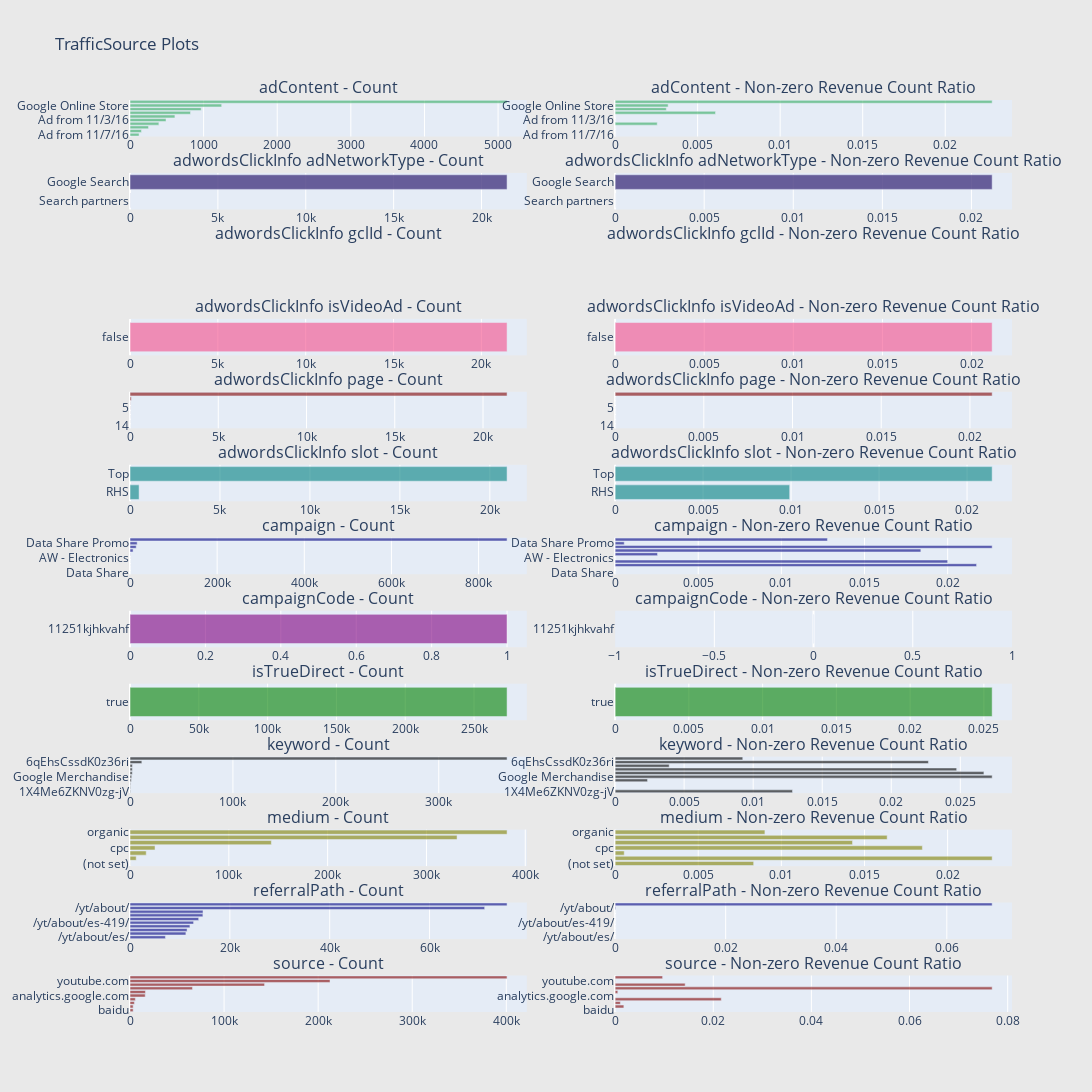

Notebook code cell kept with this figure:
### Markdown cell above
from geoNetwork-related data we see:

1.City: New York has higher percentage of non-zero revenue counts.

2.Continent: we can see that America has both higher number of counts as well as highest percentage of non-zero revenue counts. Though Asia and Europe has high number of counts, the percentage of non-zero revenue counts from these continents are comparatively low.

3.If the network domain is "unknown.unknown" rather than "(not set)", then the number of counts with non-zero revenue tend to be lower.

### Code cell
import plotly.graph_objs as go
from plotly.subplots import make_subplots
import plotly.offline as py

def horizontal_bar_chart(cnt_srs, color):
    trace = go.Bar(
        y=cnt_srs.index[::-1],
        x=cnt_srs.values[::-1],
        showlegend=False,
        orientation='h',
        marker=dict(
            color=color,
        ),
    )
    return trace

# TrafficSource adContent
cnt_srs_adcontent = train_df.groupby('trafficSource.adContent')['totals.transactionRevenue'].agg(['size', 'count', 'mean'])
cnt_srs_adcontent.columns = ["count", "count of non-zero revenue", "mean"]
cnt_srs_adcontent = cnt_srs_adcontent.sort_values(by="count", ascending=False)
trace1 = horizontal_bar_chart(cnt_srs_adcontent["count"].head(10), 'rgba(50, 171, 96, 0.6)')
trace2 = horizontal_bar_chart(cnt_srs_adcontent["count of non-zero revenue"].head(10) / cnt_srs_adcontent["count"].head(10), 'rgba(50, 171, 96, 0.6)')

# TrafficSource adwordsClickInfo adNetworkType
cnt_srs_adnetworktype = train_df.groupby('trafficSource.adwordsClickInfo.adNetworkType')['totals.transactionRevenue'].agg(['size', 'count', 'mean'])
cnt_srs_adnetworktype.columns = ["count", "count of non-zero revenue", "mean"]
cnt_srs_adnetworktype = cnt_srs_adnetworktype.sort_values(by="count", ascending=False)
trace3 = horizontal_bar_chart(cnt_srs_adnetworktype["count"].head(10), 'rgba(71, 58, 131, 0.8)')
trace4 = horizontal_bar_chart(cnt_srs_adnetworktype["count of non-zero revenue"].head(10) / cnt_srs_adnetworktype["count"].head(10), 'rgba(71, 58, 131, 0.8)')

# TrafficSource adwordsClickInfo gclId
cnt_srs_gclid = train_df.groupby('trafficSource.adwordsClickInfo.gclId')['totals.transactionRevenue'].agg(['size', 'count', 'mean'])
cnt_srs_gclid.columns = ["count", "count of non-zero revenue", "mean"]
cnt_srs_gclid = cnt_srs_gclid.sort_values(by="count", ascending=False)
trace5 = horizontal_bar_chart(cnt_srs_gclid["count"].head(10), 'rgba(255, 123, 22, 0.6)')
trace6 = horizontal_bar_chart(cnt_srs_gclid["count of non-zero revenue"].head(10) / cnt_srs_gclid["count"].head(10), 'rgba(255, 123, 22, 0.6)')

# TrafficSource adwordsClickInfo isVideoAd
cnt_srs_isvideoad = train_df.groupby('trafficSource.adwordsClickInfo.isVideoAd')['totals.transactionRevenue'].agg(['size', 'count', 'mean'])
cnt_srs_isvideoad.columns = ["count", "count of non-zero revenue", "mean"]
cnt_srs_isvideoad = cnt_srs_isvideoad.sort_values(by="count", ascending=False)
trace7 = horizontal_bar_chart(cnt_srs_isvideoad["count"].head(10), 'rgba(246, 78, 139, 0.6)')
trace8 = horizontal_bar_chart(cnt_srs_isvideoad["count of non-zero revenue"].head(10) / cnt_srs_isvideoad["count"].head(10), 'rgba(246, 78, 139, 0.6)')

# TrafficSource adwordsClickInfo page
cnt_srs_adpage = train_df.groupby('trafficSource.adwordsClickInfo.page')['totals.transactionRevenue'].agg(['size', 'count', 'mean'])
cnt_srs_adpage.columns = ["count", "count of non-zero revenue", "mean"]
cnt_srs_adpage = cnt_srs_adpage.sort_values(by="count", ascending=False)
trace9 = horizontal_bar_chart(cnt_srs_adpage["count"].head(10), 'rgba(128, 0, 0, 0.6)')
trace10 = horizontal_bar_chart(cnt_srs_adpage["count of non-zero revenue"].head(10) / cnt_srs_adpage["count"].head(10), 'rgba(128, 0, 0, 0.6)')

# TrafficSource adwordsClickInfo slot
cnt_srs_adslot = train_df.groupby('trafficSource.adwordsClickInfo.slot')['totals.transactionRevenue'].agg(['size', 'count', 'mean'])
cnt_srs_adslot.columns = ["count", "count of non-zero revenue", "mean"]
cnt_srs_adslot = cnt_srs_adslot.sort_values(by="count", ascending=False)
trace11 = horizontal_bar_chart(cnt_srs_adslot["count"].head(10), 'rgba(0, 128, 128, 0.6)')
trace12 = horizontal_bar_chart(cnt_srs_adslot["count of non-zero revenue"].head(10) / cnt_srs_adslot["count"].head(10), 'rgba(0, 128, 128, 0.6)')

# TrafficSource campaign
cnt_srs_campaign = train_df.groupby('trafficSource.campaign')['totals.transactionRevenue'].agg(['size', 'count', 'mean'])
cnt_srs_campaign.columns = ["count", "count of non-zero revenue", "mean"]
cnt_srs_campaign = cnt_srs_campaign.sort_values(by="count", ascending=False)
trace13 = horizontal_bar_chart(cnt_srs_campaign["count"].head(10), 'rgba(0, 0, 128, 0.6)')
trace14 = horizontal_bar_chart(cnt_srs_campaign["count of non-zero revenue"].head(10) / cnt_srs_campaign["count"].head(10), 'rgba(0, 0, 128, 0.6)')

# TrafficSource campaignCode
cnt_srs_campaigncode = train_df.groupby('trafficSource.campaignCode')['totals.transactionRevenue'].agg(['size', 'count', 'mean'])
cnt_srs_campaigncode.columns = ["count", "count of non-zero revenue", "mean"]
cnt_srs_campaigncode = cnt_srs_campaigncode.sort_values(by="count", ascending=False)
trace15 = horizontal_bar_chart(cnt_srs_campaigncode["count"].head(10), 'rgba(128, 0, 128, 0.6)')
trace16 = horizontal_bar_chart(cnt_srs_campaigncode["count of non-zero revenue"].head(10) / cnt_srs_campaigncode["count"].head(10), 'rgba(128, 0, 128, 0.6)')

# TrafficSource isTrueDirect
cnt_srs_istrue = train_df.groupby('trafficSource.isTrueDirect')['totals.transactionRevenue'].agg(['size', 'count', 'mean'])
cnt_srs_istrue.columns = ["count", "count of non-zero revenue", "mean"]
cnt_srs_istrue = cnt_srs_istrue.sort_values(by="count", ascending=False)
trace17 = horizontal_bar_chart(cnt_srs_istrue["count"].head(10), 'rgba(0, 128, 0, 0.6)')
trace18 = horizontal_bar_chart(cnt_srs_istrue["count of non-zero revenue"].head(10) / cnt_srs_istrue["count"].head(10), 'rgba(0, 128, 0, 0.6)')

# TrafficSource keyword
cnt_srs_keyword = train_df.groupby('trafficSource.keyword')['totals.transactionRevenue'].agg(['size', 'count', 'mean'])
cnt_srs_keyword.columns = ["count", "count of non-zero revenue", "mean"]
cnt_srs_keyword = cnt_srs_keyword.sort_values(by="count", ascending=False)
trace19 = horizontal_bar_chart(cnt_srs_keyword["count"].head(10), 'rgba(0, 0, 0, 0.6)')
trace20 = horizontal_bar_chart(cnt_srs_keyword["count of non-zero revenue"].head(10) / cnt_srs_keyword["count"].head(10), 'rgba(0, 0, 0, 0.6)')

# TrafficSource medium
cnt_srs_medium = train_df.groupby('trafficSource.medium')['totals.transactionRevenue'].agg(['size', 'count', 'mean'])
cnt_srs_medium.columns = ["count", "count of non-zero revenue", "mean"]
cnt_srs_medium = cnt_srs_medium.sort_values(by="count", ascending=False)
trace21 = horizontal_bar_chart(cnt_srs_medium["count"].head(10), 'rgba(128, 128, 0, 0.6)')
trace22 = horizontal_bar_chart(cnt_srs_medium["count of non-zero revenue"].head(10) / cnt_srs_medium["count"].head(10), 'rgba(128, 128, 0, 0.6)')

# TrafficSource referralPath
cnt_srs_referral = train_df.groupby('trafficSource.referralPath')['totals.transactionRevenue'].agg(['size', 'count', 'mean'])
cnt_srs_referral.columns = ["count", "count of non-zero revenue", "mean"]
cnt_srs_referral = cnt_srs_referral.sort_values(by="count", ascending=False)
trace23 = horizontal_bar_chart(cnt_srs_referral["count"].head(10), 'rgba(0, 0, 128, 0.6)')
trace24 = horizontal_bar_chart(cnt_srs_referral["count of non-zero revenue"].head(10) / cnt_srs_referral["count"].head(10), 'rgba(0, 0, 128, 0.6)')

# TrafficSource source
cnt_srs_source = train_df.groupby('trafficSource.source')['totals.transactionRevenue'].agg(['size', 'count', 'mean'])
cnt_srs_source.columns = ["count", "count of non-zero revenue", "mean"]
cnt_srs_source = cnt_srs_source.sort_values(by="count", ascending=False)
trace25 = horizontal_bar_chart(cnt_srs_source["count"].head(10), 'rgba(128, 0, 0, 0.6)')
trace26 = horizontal_bar_chart(cnt_srs_source["count of non-zero revenue"].head(10) / cnt_srs_source["count"].head(10), 'rgba(128, 0, 0, 0.6)')

# Creating a subplot with 13 rows and 2 columns
fig = make_subplots(rows=13, cols=2, vertical_spacing=0.04, 
                    subplot_titles=["adContent - Count", "adContent - Non-zero Revenue Count Ratio",
                                    "adwordsClickInfo adNetworkType - Count", "adwordsClickInfo adNetworkType - Non-zero Revenue Count Ratio",
                                    "adwordsClickInfo gclId - Count", "adwordsClickInfo gclId - Non-zero Revenue Count Ratio",
                                    "adwordsClickInfo isVideoAd - Count", "adwordsClickInfo isVideoAd - Non-zero Revenue Count Ratio",
                                    "adwordsClickInfo page - Count", "adwordsClickInfo page - Non-zero Revenue Count Ratio",
                                    "adwordsClickInfo slot - Count", "adwordsClickInfo slot - Non-zero Revenue Count Ratio",
                                    "campaign - Count", "campaign - Non-zero Revenue Count Ratio",
                                    "campaignCode - Count", "campaignCode - Non-zero Revenue Count Ratio",
                                    "isTrueDirect - Count", "isTrueDirect - Non-zero Revenue Count Ratio",
                                    "keyword - Count", "keyword - Non-zero Revenue Count Ratio",
                                    "medium - Count", "medium - Non-zero Revenue Count Ratio",
                                    "referralPath - Count", "referralPath - Non-zero Revenue Count Ratio",
                                    "source - Count", "source - Non-zero Revenue Count Ratio"])

# Adding traces to the subplot
fig.add_trace(trace1, row=1, col=1)
fig.add_trace(trace2, row=1, col=2)
fig.add_trace(trace3, row=2, col=1)
fig.add_trace(trace4, row=2, col=2)
#fig.add_trace(trace5, row=3, col=1)
#fig.add_trace(trace6, row=3, col=2)
fig.add_trace(trace7, row=4, col=1)
fig.add_trace(trace8, row=4, col=2)
fig.add_trace(trace9, row=5, col=1)
fig.add_trace(trace10, row=5, col=2)
fig.add_trace(trace11, row=6, col=1)
fig.add_trace(trace12, row=6, col=2)
fig.add_trace(trace13, row=7, col=1)
fig.add_trace(trace14, row=7, col=2)
fig.add_trace(trace15, row=8, col=1)
fig.add_trace(trace16, row=8, col=2)
fig.add_trace(trace17, row=9, col=1)
fig.add_trace(trace18, row=9, col=2)
fig.add_trace(trace19, row=10, col=1)
fig.add_trace(trace20, row=10, col=2)
fig.add_trace(trace21, row=11, col=1)
fig.add_trace(trace22, row=11, col=2)
fig.add_trace(trace23, row=12, col=1)
fig.add_trace(trace24, row=12, col=2)
fig.add_trace(trace25, row=13, col=1)
fig.add_trace(trace26, row=13, col=2)

# Updating layout
fig.update_layout(height=3000, width=1200, paper_bgcolor='rgb(233,233,233)', title="TrafficSource Plots")

# Displaying the plot
py.iplot(fig, filename='trafficsource-plots')

### Figure 1 — Plotly figure (JSON) as saved in the notebook; plotly's stock layout.template omitted (floating-point values rounded to 4 significant figures)
{"data": [{"marker": {"color": "rgba(50, 171, 96, 0.6)"}, "orientation": "h", "showlegend": false, "type": "bar", "x": [123, 155, 251, 392, 489, 610, 822, 967, 1245, 5122], "xaxis": "x", "y": ["Ad from 11/7/16", "{KeyWord:Google Merchandise}", "{KeyWord:Google Brand Items}", "Display Ad created 3/11/15", "Ad from 11/3/16", "Ad from 12/13/16", "Full auto ad IMAGE ONLY", "Display Ad created 3/11/14", "Google Online Store", "Google Merchandise Collection"], "yaxis": "y"}, {"marker": {"color": "rgba(50, 171, 96, 0.6)"}, "orientation": "h", "showlegend": false, "type": "bar", "x": [0, 0, 0, 0.002551, 0, 0, 0.006083, 0.003102, 0.003213, 0.02284], "xaxis": "x2", "y": ["Ad from 11/7/16", "{KeyWord:Google Merchandise}", "{KeyWord:Google Brand Items}", "Display Ad created 3/11/15", "Ad from 11/3/16", "Ad from 12/13/16", "Full auto ad IMAGE ONLY", "Display Ad created 3/11/14", "Google Online Store", "Google Merchandise Collection"], "yaxis": "y2"}, {"marker": {"color": "rgba(71, 58, 131, 0.8)"}, "orientation": "h", "showlegend": false, "type": "bar", "x": [7, 21453], "xaxis": "x3", "y": ["Search partners", "Google Search"], "yaxis": "y3"}, {"marker": {"color": "rgba(71, 58, 131, 0.8)"}, "orientation": "h", "showlegend": false, "type": "bar", "x": [0, 0.02116], "xaxis": "x4", "y": ["Search partners", "Google Search"], "yaxis": "y4"}, {"marker": {"color": "rgba(246, 78, 139, 0.6)"}, "orientation": "h", "showlegend": false, "type": "bar", "x": [21460], "xaxis": "x7", "y": [false], "yaxis": "y7"}, {"marker": {"color": "rgba(246, 78, 139, 0.6)"}, "orientation": "h", "showlegend": false, "type": "bar", "x": [0.02116], "xaxis": "x8", "y": [false], "yaxis": "y8"}, {"marker": {"color": "rgba(128, 0, 0, 0.6)"}, "orientation": "h", "showlegend": false, "type": "bar", "x": [1, 2, 2, 3, 7, 10, 73, 21362], "xaxis": "x9", "y": ["14", "9", "4", "7", "5", "3", "2", "1"], "yaxis": "y9"}, {"marker": {"color": "rgba(128, 0, 0, 0.6)"}, "orientation": "h", "showlegend": false, "type": "bar", "x": [0, 0, 0, 0, 0, 0, 0, 0.02125], "xaxis": "x10", "y": ["14", "9", "4", "7", "5", "3", "2", "1"], "yaxis": "y10"}, {"marker": {"color": "rgba(0, 128, 128, 0.6)"}, "orientation": "h", "showlegend": false, "type": "bar", "x": [504, 20956], "xaxis": "x11", "y": ["RHS", "Top"], "yaxis": "y11"}, {"marker": {"color": "rgba(0, 128, 128, 0.6)"}, "orientation": "h", "showlegend": false, "type": "bar", "x": [0.009921, 0.02143], "xaxis": "x12", "y": ["RHS", "Top"], "yaxis": "y12"}, {"marker": {"color": "rgba(0, 0, 128, 0.6)"}, "orientation": "h", "showlegend": false, "type": "bar", "x": [1, 4, 46, 50, 96, 392, 7070, 14244, 16403, 865347], "xaxis": "x13", "y": ["Data Share", "All Products", "AW - Apparel", "Retail (DO NOT EDIT owners nophakun and tianyu)", "AW - Electronics", "test-liyuhz", "AW - Accessories", "AW - Dynamic Search Ads Whole Site", "Data Share Promo", "(not set)"], "yaxis": "y13"}, {"marker": {"color": "rgba(0, 0, 128, 0.6)"}, "orientation": "h", "showlegend": false, "type": "bar", "x": [0, 0, 0.02174, 0.02, 0, 0.002551, 0.01839, 0.02268, 0.0005487, 0.01277], "xaxis": "x14", "y": ["Data Share", "All Products", "AW - Apparel", "Retail (DO NOT EDIT owners nophakun and tianyu)", "AW - Electronics", "test-liyuhz", "AW - Accessories", "AW - Dynamic Search Ads Whole Site", "Data Share Promo", "(not set)"], "yaxis": "y14"}, {"marker": {"color": "rgba(128, 0, 128, 0.6)"}, "orientation": "h", "showlegend": false, "type": "bar", "x": [1], "xaxis": "x15", "y": ["11251kjhkvahf"], "yaxis": "y15"}, {"marker": {"color": "rgba(128, 0, 128, 0.6)"}, "orientation": "h", "showlegend": false, "type": "bar", "x": [0], "xaxis": "x16", "y": ["11251kjhkvahf"], "yaxis": "y16"}, {"marker": {"color": "rgba(0, 128, 0, 0.6)"}, "orientation": "h", "showlegend": false, "type": "bar", "x": [274005], "xaxis": "x17", "y": [true], "yaxis": "y17"}, {"marker": {"color": "rgba(0, 128, 0, 0.6)"}, "orientation": "h", "showlegend": false, "type": "bar", "x": [0.02556], "xaxis": "x18", "y": [true], "yaxis": "y18"}, {"marker": {"color": "rgba(0, 0, 0, 0.6)"}, "orientation": "h", "showlegend": false, "type": "bar", "x": [467, 489, 568, 1277, 1648, 2209, 2264, 2298, 11503, 366363], "xaxis": "x19", "y": ["1X4Me6ZKNV0zg-jV", "(User vertical targeting)", "youtube", "google store", "Google Merchandise", "google merchandise store", "1hZbAqLCbjwfgOH7", "(Remarketing/Content targeting)", "6qEhsCssdK0z36ri", "(not provided)"], "yaxis": "y19"}, {"marker": {"color": "rgba(0, 0, 0, 0.6)"}, "orientation": "h", "showlegend": false, "type": "bar", "x": [0.01285, 0, 0, 0.002349, 0.02731, 0.02671, 0.02473, 0.003916, 0.02269, 0.009245], "xaxis": "x20", "y": ["1X4Me6ZKNV0zg-jV", "(User vertical targeting)", "youtube", "google store", "Google Merchandise", "google merchandise store", "1hZbAqLCbjwfgOH7", "(Remarketing/Content targeting)", "6qEhsCssdK0z36ri", "(not provided)"], "yaxis": "y20"}, {"marker": {"color": "rgba(128, 128, 0, 0.6)"}, "orientation": "h", "showlegend": false, "type": "bar", "x": [120, 6262, 16403, 25326, 143026, 330955, 381561], "xaxis": "x21", "y": ["(not set)", "cpm", "affiliate", "cpc", "(none)", "referral", "organic"], "yaxis": "y21"}, {"marker": {"color": "rgba(128, 128, 0, 0.6)"}, "orientation": "h", "showlegend": false, "type": "bar", "x": [0.008333, 0.02268, 0.0005487, 0.01848, 0.01428, 0.01636, 0.00901], "xaxis": "x22", "y": ["(not set)", "cpm", "affiliate", "cpc", "(none)", "referral", "organic"], "yaxis": "y22"}, {"marker": {"color": "rgba(0, 0, 128, 0.6)"}, "orientation": "h", "showlegend": false, "type": "bar", "x": [7092, 11193, 11430, 12003, 12735, 13753, 14599, 14620, 71036, 75523], "xaxis": "x23", "y": ["/yt/about/es/", "/yt/about/ru/", "/yt/about/th/", "/yt/about/pt-BR/", "/yt/about/es-419/", "/yt/about/vi/", "/yt/about/tr/", "/analytics/web/", "/yt/about/", "/"], "yaxis": "y23"}, {"marker": {"color": "rgba(0, 0, 128, 0.6)"}, "orientation": "h", "showlegend": false, "type": "bar", "x": [0, 0, 0, 0, 0, 0, 0, 0, 0.0001126, 0.0682], "xaxis": "x24", "y": ["/yt/about/es/", "/yt/about/ru/", "/yt/about/th/", "/yt/about/pt-BR/", "/yt/about/es-419/", "/yt/about/vi/", "/yt/about/tr/", "/analytics/web/", "/yt/about/", "/"], "yaxis": "y24"}, {"marker": {"color": "rgba(128, 0, 0, 0.6)"}, "orientation": "h", "showlegend": false, "type": "bar", "x": [3356, 3365, 4669, 5686, 16172, 16411, 66416, 143028, 212602, 400788], "xaxis": "x25", "y": ["baidu", "m.facebook.com", "google.com", "dfa", "analytics.google.com", "Partners", "mall.googleplex.com", "(direct)", "youtube.com", "google"], "yaxis": "y25"}, {"marker": {"color": "rgba(128, 0, 0, 0.6)"}, "orientation": "h", "showlegend": false, "type": "bar", "x": [0, 0.001783, 0.001071, 0.02163, 0, 0.0005484, 0.07683, 0.01428, 5.174e-05, 0.009678], "xaxis": "x26", "y": ["baidu", "m.facebook.com", "google.com", "dfa", "analytics.google.com", "Partners", "mall.googleplex.com", "(direct)", "youtube.com", "google"], "yaxis": "y26"}], "layout": {"annotations": [{"font": {"size": 16}, "showarrow": false, "text": "adContent - Count", "x": 0.225, "xanchor": "center", "xref": "paper", "y": 1, "yanchor": "bottom", "yref": "paper"}, {"font": {"size": 16}, "showarrow": false, "text": "adContent - Non-zero Revenue Count Ratio", "x": 0.775, "xanchor": "center", "xref": "paper", "y": 1, "yanchor": "bottom", "yref": "paper"}, {"font": {"size": 16}, "showarrow": false, "text": "adwordsClickInfo adNetworkType - Count", "x": 0.225, "xanchor": "center", "xref": "paper", "y": 0.92, "yanchor": "bottom", "yref": "paper"}, {"font": {"size": 16}, "showarrow": false, "text": "adwordsClickInfo adNetworkType - Non-zero Revenue Count Ratio", "x": 0.775, "xanchor": "center", "xref": "paper", "y": 0.92, "yanchor": "bottom", "yref": "paper"}, {"font": {"size": 16}, "showarrow": false, "text": "adwordsClickInfo gclId - Count", "x": 0.225, "xanchor": "center", "xref": "paper", "y": 0.84, "yanchor": "bottom", "yref": "paper"}, {"font": {"size": 16}, "showarrow": false, "text": "adwordsClickInfo gclId - Non-zero Revenue Count Ratio", "x": 0.775, "xanchor": "center", "xref": "paper", "y": 0.84, "yanchor": "bottom", "yref": "paper"}, {"font": {"size": 16}, "showarrow": false, "text": "adwordsClickInfo isVideoAd - Count", "x": 0.225, "xanchor": "center", "xref": "paper", "y": 0.76, "yanchor": "bottom", "yref": "paper"}, {"font": {"size": 16}, "showarrow": false, "text": "adwordsClickInfo isVideoAd - Non-zero Revenue Count Ratio", "x": 0.775, "xanchor": "center", "xref": "paper", "y": 0.76, "yanchor": "bottom", "yref": "paper"}, {"font": {"size": 16}, "showarrow": false, "text": "adwordsClickInfo page - Count", "x": 0.225, "xanchor": "center", "xref": "paper", "y": 0.68, "yanchor": "bottom", "yref": "paper"}, {"font": {"size": 16}, "showarrow": false, "text": "adwordsClickInfo page - Non-zero Revenue Count Ratio", "x": 0.775, "xanchor": "center", "xref": "paper", "y": 0.68, "yanchor": "bottom", "yref": "paper"}, {"font": {"size": 16}, "showarrow": false, "text": "adwordsClickInfo slot - Count", "x": 0.225, "xanchor": "center", "xref": "paper", "y": 0.6, "yanchor": "bottom", "yref": "paper"}, {"font": {"size": 16}, "showarrow": false, "text": "adwordsClickInfo slot - Non-zero Revenue Count Ratio", "x": 0.775, "xanchor": "center", "xref": "paper", "y": 0.6, "yanchor": "bottom", "yref": "paper"}, {"font": {"size": 16}, "showarrow": false, "text": "campaign - Count", "x": 0.225, "xanchor": "center", "xref": "paper", "y": 0.52, "yanchor": "bottom", "yref": "paper"}, {"font": {"size": 16}, "showarrow": false, "text": "campaign - Non-zero Revenue Count Ratio", "x": 0.775, "xanchor": "center", "xref": "paper", "y": 0.52, "yanchor": "bottom", "yref": "paper"}, {"font": {"size": 16}, "showarrow": false, "text": "campaignCode - Count", "x": 0.225, "xanchor": "center", "xref": "paper", "y": 0.44, "yanchor": "bottom", "yref": "paper"}, {"font": {"size": 16}, "showarrow": false, "text": "campaignCode - Non-zero Revenue Count Ratio", "x": 0.775, "xanchor": "center", "xref": "paper", "y": 0.44, "yanchor": "bottom", "yref": "paper"}, {"font": {"size": 16}, "showarrow": false, "text": "isTrueDirect - Count", "x": 0.225, "xanchor": "center", "xref": "paper", "y": 0.36, "yanchor": "bottom", "yref": "paper"}, {"font": {"size": 16}, "showarrow": false, "text": "isTrueDirect - Non-zero Revenue Count Ratio", "x": 0.775, "xanchor": "center", "xref": "paper", "y": 0.36, "yanchor": "bottom", "yref": "paper"}, {"font": {"size": 16}, "showarrow": false, "text": "keyword - Count", "x": 0.225, "xanchor": "center", "xref": "paper", "y": 0.28, "yanchor": "bottom", "yref": "paper"}, {"font": {"size": 16}, "showarrow": false, "text": "keyword - Non-zero Revenue Count Ratio", "x": 0.775, "xanchor": "center", "xref": "paper", "y": 0.28, "yanchor": "bottom", "yref": "paper"}, {"font": {"size": 16}, "showarrow": false, "text": "medium - Count", "x": 0.225, "xanchor": "center", "xref": "paper", "y": 0.2, "yanchor": "bottom", "yref": "paper"}, {"font": {"size": 16}, "showarrow": false, "text": "medium - Non-zero Revenue Count Ratio", "x": 0.775, "xanchor": "center", "xref": "paper", "y": 0.2, "yanchor": "bottom", "yref": "paper"}, {"font": {"size": 16}, "showarrow": false, "text": "referralPath - Count", "x": 0.225, "xanchor": "center", "xref": "paper", "y": 0.12, "yanchor": "bottom", "yref": "paper"}, {"font": {"size": 16}, "showarrow": false, "text": "referralPath - Non-zero Revenue Count Ratio", "x": 0.775, "xanchor": "center", "xref": "paper", "y": 0.12, "yanchor": "bottom", "yref": "paper"}, {"font": {"size": 16}, "showarrow": false, "text": "source - Count", "x": 0.225, "xanchor": "center", "xref": "paper", "y": 0.04, "yanchor": "bottom", "yref": "paper"}, {"font": {"size": 16}, "showarrow": false, "text": "source - Non-zero Revenue Count Ratio", "x": 0.775, "xanchor": "center", "xref": "paper", "y": 0.04, "yanchor": "bottom", "yref": "paper"}], "height": 3000, "paper_bgcolor": "rgb(233,233,233)", "title": {"text": "TrafficSource Plots"}, "width": 1200, "xaxis": {"anchor": "y", "autorange": true, "domain": [0, 0.45], "range": [0, 5392.0], "type": "linear"}, "xaxis10": {"anchor": "y10", "autorange": true, "domain": [0.55, 1], "range": [0, 0.02237], "type": "linear"}, "xaxis11": {"anchor": "y11", "autorange": true, "domain": [0, 0.45], "range": [0, 22060.0], "type": "linear"}, "xaxis12": {"anchor": "y12", "autorange": true, "domain": [0.55, 1], "range": [0, 0.02255], "type": "linear"}, "xaxis13": {"anchor": "y13", "autorange": true, "domain": [0, 0.45], "range": [0, 910900.0], "type": "linear"}, "xaxis14": {"anchor": "y14", "autorange": true, "domain": [0.55, 1], "range": [0, 0.02387], "type": "linear"}, "xaxis15": {"anchor": "y15", "autorange": true, "domain": [0, 0.45], "range": [0, 1.053], "type": "linear"}, "xaxis16": {"anchor": "y16", "autorange": true, "domain": [0.55, 1], "range": [-1, 1], "type": "linear"}, "xaxis17": {"anchor": "y17", "autorange": true, "domain": [0, 0.45], "range": [0, 288400.0], "type": "linear"}, "xaxis18": {"anchor": "y18", "autorange": true, "domain": [0.55, 1], "range": [0, 0.02691], "type": "linear"}, "xaxis19": {"anchor": "y19", "autorange": true, "domain": [0, 0.45], "range": [0, 385600.0], "type": "linear"}, "xaxis2": {"anchor": "y2", "autorange": true, "domain": [0.55, 1], "range": [0, 0.02404], "type": "linear"}, "xaxis20": {"anchor": "y20", "autorange": true, "domain": [0.55, 1], "range": [0, 0.02874], "type": "linear"}, "xaxis21": {"anchor": "y21", "autorange": true, "domain": [0, 0.45], "range": [0, 401600.0], "type": "linear"}, "xaxis22": {"anchor": "y22", "autorange": true, "domain": [0.55, 1], "range": [0, 0.02387], "type": "linear"}, "xaxis23": {"anchor": "y23", "autorange": true, "domain": [0, 0.45], "range": [0, 79500.0], "type": "linear"}, "xaxis24": {"anchor": "y24", "autorange": true, "domain": [0.55, 1], "range": [0, 0.07179], "type": "linear"}, "xaxis25": {"anchor": "y25", "autorange": true, "domain": [0, 0.45], "range": [0, 421900.0], "type": "linear"}, "xaxis26": {"anchor": "y26", "autorange": true, "domain": [0.55, 1], "range": [0, 0.08088], "type": "linear"}, "xaxis3": {"anchor": "y3", "autorange": true, "domain": [0, 0.45], "range": [0, 22580.0], "type": "linear"}, "xaxis4": {"anchor": "y4", "autorange": true, "domain": [0.55, 1], "range": [0, 0.02228], "type": "linear"}, "xaxis5": {"anchor": "y5", "domain": [0, 0.45]}, "xaxis6": {"anchor": "y6", "domain": [0.55, 1]}, "xaxis7": {"anchor": "y7", "autorange": true, "domain": [0, 0.45], "range": [0, 22590.0], "type": "linear"}, "xaxis8": {"anchor": "y8", "autorange": true, "domain": [0.55, 1], "range": [0, 0.02227], "type": "linear"}, "xaxis9": {"anchor": "y9", "autorange": true, "domain": [0, 0.45], "range": [0, 22490.0], "type": "linear"}, "yaxis": {"anchor": "x", "autorange": true, "domain": [0.96, 1], "range": [-0.5, 9.5], "type": "category"}, "yaxis10": {"anchor": "x10", "autorange": true, "domain": [0.64, 0.68], "range": [-0.5, 7.5], "type": "category"}, "yaxis11": {"anchor": "x11", "autorange": true, "domain": [0.56, 0.6], "range": [-0.5, 1.5], "type": "category"}, "yaxis12": {"anchor": "x12", "autorange": true, "domain": [0.56, 0.6], "range": [-0.5, 1.5], "type": "category"}, "yaxis13": {"anchor": "x13", "autorange": true, "domain": [0.48, 0.52], "range": [-0.5, 9.5], "type": "category"}, "yaxis14": {"anchor": "x14", "autorange": true, "domain": [0.48, 0.52], "range": [-0.5, 9.5], "type": "category"}, "yaxis15": {"anchor": "x15", "autorange": true, "domain": [0.4, 0.44], "range": [-0.5, 0.5], "type": "category"}, "yaxis16": {"anchor": "x16", "autorange": true, "domain": [0.4, 0.44], "range": [-0.5, 0.5], "type": "category"}, "yaxis17": {"anchor": "x17", "autorange": true, "domain": [0.32, 0.36], "range": [-0.5, 0.5], "type": "category"}, "yaxis18": {"anchor": "x18", "autorange": true, "domain": [0.32, 0.36], "range": [-0.5, 0.5], "type": "category"}, "yaxis19": {"anchor": "x19", "autorange": true, "domain": [0.24, 0.28], "range": [-0.5, 9.5], "type": "category"}, "yaxis2": {"anchor": "x2", "autorange": true, "domain": [0.96, 1], "range": [-0.5, 9.5], "type": "category"}, "yaxis20": {"anchor": "x20", "autorange": true, "domain": [0.24, 0.28], "range": [-0.5, 9.5], "type": "category"}, "yaxis21": {"anchor": "x21", "autorange": true, "domain": [0.16, 0.2], "range": [-0.5, 6.5], "type": "category"}, "yaxis22": {"anchor": "x22", "autorange": true, "domain": [0.16, 0.2], "range": [-0.5, 6.5], "type": "category"}, "yaxis23": {"anchor": "x23", "autorange": true, "domain": [0.08, 0.12], "range": [-0.5, 9.5], "type": "category"}, "yaxis24": {"anchor": "x24", "autorange": true, "domain": [0.08, 0.12], "range": [-0.5, 9.5], "type": "category"}, "yaxis25": {"anchor": "x25", "autorange": true, "domain": [0, 0.04], "range": [-0.5, 9.5], "type": "category"}, "yaxis26": {"anchor": "x26", "autorange": true, "domain": [0, 0.04], "range": [-0.5, 9.5], "type": "category"}, "yaxis3": {"anchor": "x3", "autorange": true, "domain": [0.88, 0.92], "range": [-0.5, 1.5], "type": "category"}, "yaxis4": {"anchor": "x4", "autorange": true, "domain": [0.88, 0.92], "range": [-0.5, 1.5], "type": "category"}, "yaxis5": {"anchor": "x5", "domain": [0.8, 0.84]}, "yaxis6": {"anchor": "x6", "domain": [0.8, 0.84]}, "yaxis7": {"anchor": "x7", "autorange": true, "domain": [0.72, 0.76], "range": [-0.5, 0.5], "type": "category"}, "yaxis8": {"anchor": "x8", "autorange": true, "domain": [0.72, 0.76], "range": [-0.5, 0.5], "type": "category"}, "yaxis9": {"anchor": "x9", "autorange": true, "domain": [0.64, 0.68], "range": [-0.5, 7.5], "type": "category"}}}
